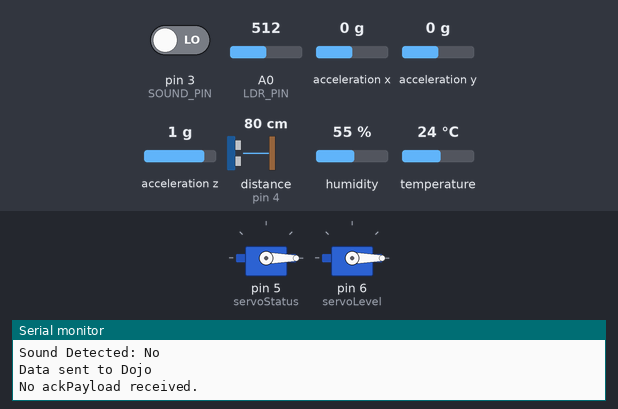
Recording of a sketch running on a simulated Arduino Uno, built with avr-gcc and run on an emulated ATmega328P. Shown: 2 × servo, the last lines printed to the serial monitor. Wiring (inferred from the names in the program): ultrasonic range finder: trigger pin 10; echo pin 4; ADXL345 accelerometer at I2C address 0x53. The test bench sets the inputs (shaded band); at power-on: A0 (LDR_PIN) = 512, pin 3 (SOUND_PIN) LOW, acceleration x 0 g, acceleration y 0 g, acceleration z 1 g, distance to the obstacle (sensor on pin 4) 80 cm, humidity 55 %, temperature 24 °C. The echo pulse lasts 58.3 µs per cm; the local clock reads 2024-03-15 10:24:30 at power-on unless the sketch sets it; no radio packets arrive unless stated.

Above: at 2.9 s.
3.0 s: A0 (LDR_PIN) set to 793
5.8 s: A0 (LDR_PIN) set to 814
At 7.2 s:
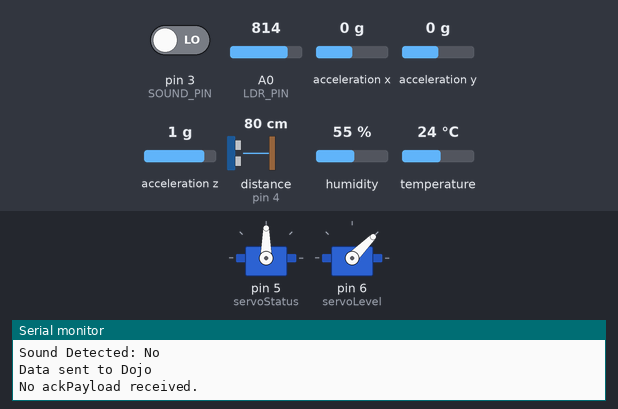
Timing chart, 0 to 8.8 s (numbered marks = the images above; inputs shaded):
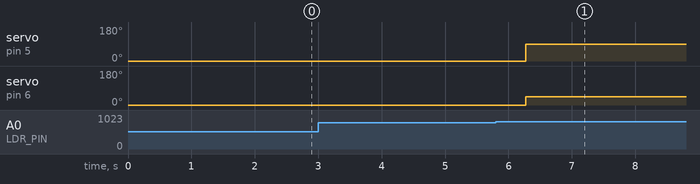

The sketch:

LockerNinja.ino
```cpp
//========= Locker Ninja (Transmitter) ===============//
// Team 8: Vigneshwar Subbammal Rohini Murali, Matr. No.: 3766396
//         Anish Anand, Matr. No.: 3765957

//============ Include Libraries ============//
#include <Wire.h>
#include "uRTCLib.h"
#include <dht.h>
#include <SPI.h>
#include <RF24.h>
#include <Servo.h>

//============ Define Pins ============//
#define DHT11_PIN 2
#define LDR_PIN A0
#define TRIG_PIN 10
#define ECHO_PIN 4
#define MAX_BREACH_COUNT 4
#define DISTANCE_THRESHOLD 50
#define SOUND_PIN 3

dht DHT;
uRTCLib rtc(0x68);
int ADXL345 = 0x53;  // I2C address of ADXL345

//============ RF24 ============//
RF24 radio(9, 8);    // CE, CSN
const byte address[6] = "00001";

//============ Servos ============//
Servo servoStatus;
Servo servoLevel;

//============ Data Structure ============//
#pragma pack(push, 1)
struct SensorData {
  int16_t breachCount;
  uint16_t ldrValue;
  float ultrasonicDistance;
  bool movementDetected;
  float temperature;
  bool soundDetected;
  float humidity;
  float accelX;
  float accelY;
  float accelZ;
  int16_t year;
  int16_t month;
  int16_t day;
  int8_t hour;
  int8_t minute;
  int8_t second;
};
#pragma pack(pop)

SensorData data;

//============ Global Variables ============//
uint16_t lastLDR = 0;
uint8_t breachCount = 0;
bool maxBreachTriggered = false;
bool emailTriggered = false;

//============ Setup ============//
void setup() {
  Serial.begin(9600);

  Wire.begin();
  URTCLIB_WIRE.begin();

  pinMode(LDR_PIN, INPUT);
  pinMode(TRIG_PIN, OUTPUT);
  pinMode(ECHO_PIN, INPUT);
  pinMode(SOUND_PIN, INPUT);

  // ADXL345 Setup
  Wire.beginTransmission(ADXL345);
  Wire.write(0x2D);
  Wire.write(8);  // Measurement mode
  Wire.endTransmission();

  // RF24 Setup
  radio.begin();
  radio.setPALevel(RF24_PA_LOW);
  radio.setDataRate(RF24_1MBPS);
  radio.setChannel(60);
  radio.openWritingPipe(address);
  radio.openReadingPipe(1, address);
  radio.enableDynamicPayloads();
  radio.enableAckPayload();
  radio.stopListening();

  // Servos
  servoStatus.attach(5);
  servoLevel.attach(6);
  servoStatus.write(0);
  servoLevel.write(0);
}

//============ Loop ============//
void loop() {
  readAllSensors();
  sendDataToDojo();
  checkEmailTrigger();

  delay(2000);
}

//============ Sensor Aggregation ============//
void readAllSensors() {
  readRTC();
  readDHT11();
  readAccelerometer();
  readLDR();
  readUltrasonic();
  readSoundSensor();
}

//============ RTC ============//
void readRTC() {
  rtc.refresh();

  data.year = rtc.year();
  data.month = rtc.month();
  data.day = rtc.day();
  data.hour = rtc.hour();
  data.minute = rtc.minute();
  data.second = rtc.second();

  Serial.print("Date & Time: ");
  Serial.print(data.year); Serial.print("-");
  Serial.print(data.month); Serial.print("-");
  Serial.print(data.day); Serial.print(" ");
  Serial.print(data.hour); Serial.print(":");
  Serial.print(data.minute); Serial.print(":");
  Serial.println(data.second);
}

//============ Email Trigger ============//
void checkEmailTrigger() {
  if (!emailTriggered &&
      data.year == 25 &&
      data.month == 7 &&
      data.day == 17 &&
      data.hour == 12 &&
      data.minute == 42 &&
      data.second < 3) {

    Serial.println("EMAIL_TRIGGER");
    emailTriggered = true;
  }
}

//============ DHT11 ============//
void readDHT11() {
  DHT.read11(DHT11_PIN);
  data.temperature = DHT.temperature;
  data.humidity = DHT.humidity;
}

//============ Accelerometer ============//
void readAccelerometer() {
  Wire.beginTransmission(ADXL345);
  Wire.write(0x32);
  Wire.endTransmission(false);

  Wire.requestFrom(ADXL345, 6, true);

  data.accelX = (Wire.read() | (Wire.read() << 8)) / 256.0;
  data.accelY = (Wire.read() | (Wire.read() << 8)) / 256.0;
  data.accelZ = (Wire.read() | (Wire.read() << 8)) / 256.0;
}

//============ LDR ============//
void readLDR() {
  int ldr = analogRead(LDR_PIN);
  data.ldrValue = ldr;

  if (ldr > 800 && lastLDR <= 800 && breachCount < MAX_BREACH_COUNT) {
    breachCount++;
    if (breachCount == MAX_BREACH_COUNT) {
      maxBreachTriggered = true;
    }
  }

  lastLDR = ldr;
  data.breachCount = breachCount;

  servoStatus.write(breachCount == 0 ? 0 : 90);

  switch (breachCount) {
    case 0: servoLevel.write(0); break;
    case 1: servoLevel.write(45); break;
    case 2: servoLevel.write(90); break;
    case 3: servoLevel.write(135); break;
    default: servoLevel.write(180); break;
  }
}

//============ Ultrasonic ============//
void readUltrasonic() {
  digitalWrite(TRIG_PIN, LOW);
  delayMicroseconds(2);

  digitalWrite(TRIG_PIN, HIGH);
  delayMicroseconds(10);
  digitalWrite(TRIG_PIN, LOW);

  long duration = pulseIn(ECHO_PIN, HIGH, 20000);
  float distance = duration * 0.034 / 2.0;

  data.ultrasonicDistance = distance;
  data.movementDetected = (distance > 0 && distance < DISTANCE_THRESHOLD);

  Serial.print("Ultrasonic Distance: ");
  Serial.print(distance);
  Serial.print(" cm | Movement: ");
  Serial.println(data.movementDetected ? "Yes" : "No");
}

//============ Sound Sensor ============//
void readSoundSensor() {
  int soundState = digitalRead(SOUND_PIN);
  data.soundDetected = (soundState == HIGH);

  Serial.print("Sound Detected: ");
  Serial.println(data.soundDetected ? "Yes" : "No");
}

//============ Send Data to Dojo (Receiver) ============//
void sendDataToDojo() {
  bool sent = radio.write(&data, sizeof(data));
  Serial.println(sent ? "Data sent to Dojo" : "Send failed");

  if (radio.isAckPayloadAvailable()) {
    char ack[32] = "";
    radio.read(ack, sizeof(ack));

    Serial.print("AckPayload from Dojo: ");
    Serial.println(ack);

    // Reset breach count
    if (strcmp(ack, "1") == 0) {
      breachCount = 0;
      maxBreachTriggered = false;

      Serial.println("Breach count reset by Dojo");

      servoStatus.write(0);
      servoLevel.write(0);
    }
  } else {
    Serial.println("No ackPayload received.");
  }
}
```

Measured:
- the behaviour switches between 800 and 801 on A0 (LDR_PIN) (found by bisection; images 0 and 1)
- after the input at 5.8 s, servo on pin 5 (servoStatus): 0° → 90° after 0.47 s; servo on pin 6 (servoLevel): 0° → 45° after 0.47 s
